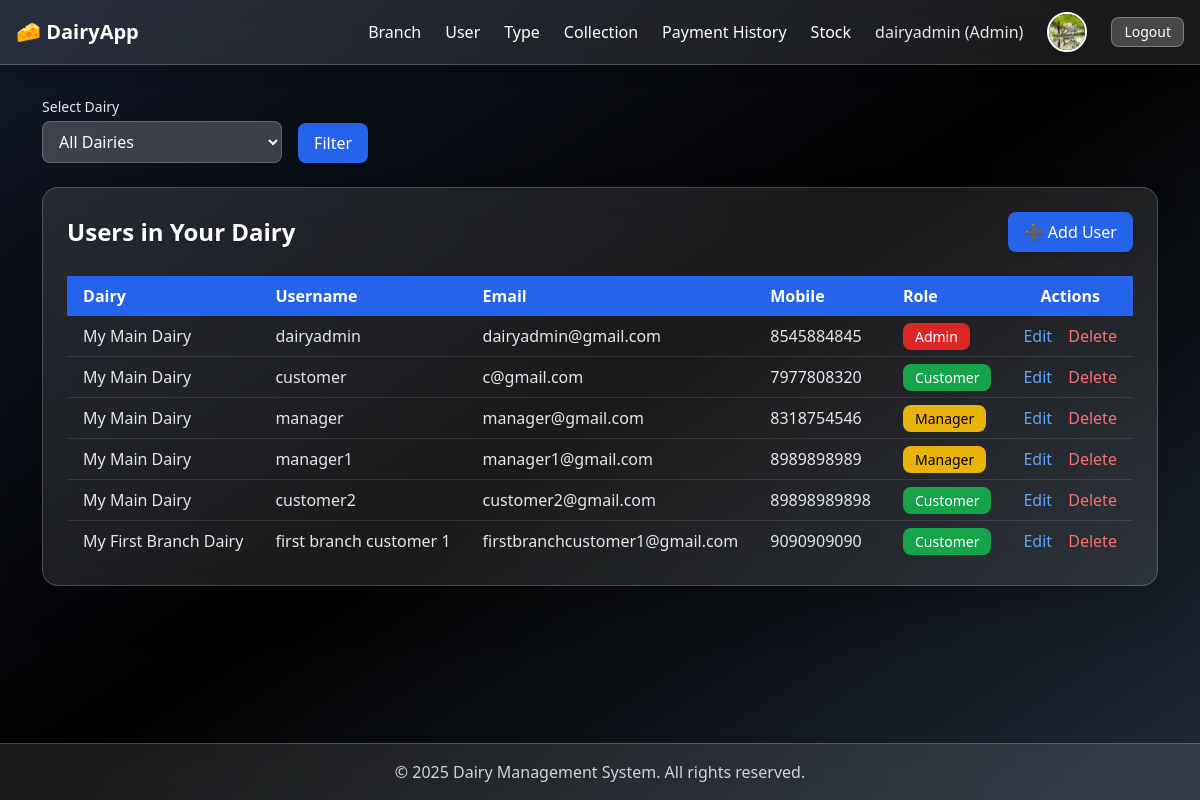
The app's page /user-list/ (signed in) with its own data.
### mainapp/models.py (models this page shows, shortened)
class User(AbstractUser):
    Role = (
        ('SuperAdmin','SuperAdmin'),
        ('Admin','Admin'),
        ('Customer','Customer'),
        ('Manager','Manager'),
    )
    mobile = models.CharField(max_length=12)
    address = models.CharField(max_length=1000,null =True,blank=True)
    role = models.CharField(max_length=12,choices=Role,default='Admin')
    is_active = models.BooleanField(default=True)
    profile_image = models.ImageField(upload_to='profile_images/', null=True, blank=True)
    created_at = models.DateTimeField(auto_now_add=True)

class DairyUserProfile(models.Model):
    user = models.OneToOneField(User, on_delete=models.CASCADE,related_name='dairy_profile')
    dairy = models.ForeignKey(Dairy, on_delete=models.CASCADE,related_name='dairy_profile')

class Dairy(models.Model):
    TYPE = (
        ('Main','Main'),
        ('Branch','Branch'),
    )
    main_dairy = models.ForeignKey(MainDairy, on_delete=models.CASCADE,related_name='main_dairy',null=True,blank=True)
    user = models.OneToOneField(User, on_delete=models.CASCADE,related_name='dairy')  #Admin or Manager
    role = models.CharField(max_length=12,choices=TYPE,default='Main')
    name = models.CharField(max_length=255)
    is_main = models.BooleanField(default=False)
    created_at = models.DateTimeField(auto_now_add=True)

### mainapp/views.py (the view)
# urls.py: path('user-list/', views.user_list_view, name='user_list'),
@login_required
def user_list_view(request):
    if request.user.role not in ['Admin', 'Manager']:
        messages.error(request, "Unauthorized access.")
        return redirect('home')
    dairies = None
    selected_dairy_id = None
    if request.user.role  == 'Manager':
        dairy = request.user.dairy if hasattr(request.user, 'dairy') else request.user.dairy_profile.dairy
        users = User.objects.filter(dairy_profile__dairy=dairy)
    if request.user.role  == 'Admin':
        selected_dairy_id = request.GET.get('dairy_id')
        dairy = request.user.dairy if hasattr(request.user, 'dairy') else request.user.dairy_profile.dairy
        main_dairy = dairy.main_dairy
        dairies = Dairy.objects.filter(main_dairy=main_dairy)
        users = User.objects.filter(dairy_profile__dairy__in=dairies)
        if selected_dairy_id:
            users = User.objects.filter(dairy_profile__dairy__in=selected_dairy_id)
    return render(request, 'mainapp/user_list.html', {'users': users,'dairies': dairies,'selected_dairy_id': selected_dairy_id})

### dairy/mainapp/templates/mainapp/user_list.html (shortened to what this page needs)
{% extends 'base.html' %}
{% block content %}
<form method="get" class="flex flex-wrap gap-4 mb-6">
    {% if user.role == "Admin" %}
        <div>
            <label class="block text-sm font-medium text-gray-200 mb-1">Select Dairy</label>
            <select name="dairy_id"
                class="px-3 py-2 rounded-lg border border-white/20 bg-white/20 text-white w-60
                       focus:ring-2 focus:ring-blue-400 focus:outline-none shadow-sm">
                <option class="text-black" value="">All Dairies</option>
            </select>
        </div>
    {% endif %}
    <div class="flex items-end">
        <button type="submit"
            class="bg-blue-600 text-white px-4 py-2 rounded-lg shadow-md
                   transform transition hover:bg-blue-700 hover:scale-105">
            Filter
        </button>
    </div>
</form>
<div class="w-full bg-white/10 backdrop-blur-xl border border-white/20 rounded-2xl p-6 shadow-2xl">
    <div class="flex justify-between items-center mb-6">
        <h2 class="text-2xl font-extrabold text-white drop-shadow">Users in Your Dairy</h2>
        <a href="{% url 'add_user' %}"
            class="flex items-center gap-2 bg-blue-600 text-white px-4 py-2 rounded-lg shadow-md
                   transform transition hover:bg-blue-700 hover:scale-105">
            ➕ Add User
        </a>
    </div>
    <div class="overflow-x-auto">
        <table class="w-full text-left border-collapse">
            <thead class="bg-blue-600 text-white">
                <tr>
                    <th class="px-4 py-2">Dairy</th>
                    <th class="px-4 py-2">Username</th>
                    <th class="px-4 py-2">Email</th>
                    <th class="px-4 py-2">Mobile</th>
                    <th class="px-4 py-2">Role</th>
                    <th class="px-4 py-2 text-center">Actions</th>
                </tr>
            </thead>
            <tbody class="divide-y divide-white/10 text-gray-200">
                {% for u in users %}
                <tr class="hover:bg-white/10 transition">
                    <td class="px-4 py-2">{{ u.dairy_profile.dairy.name }}</td>
                    <td class="px-4 py-2">{{ u.username }}</td>
                    <td class="px-4 py-2">{{ u.email }}</td>
                    <td class="px-4 py-2">{{ u.mobile }}</td>
                    <td class="px-4 py-2">
                        {% if u.role == "Admin" %}
                            <span class="px-3 py-1 bg-red-600 text-white rounded-lg text-sm">Admin</span>
                        {% elif u.role == "Manager" %}
                            <span class="px-3 py-1 bg-yellow-500 text-black rounded-lg text-sm">Manager</span>
                        {% else %}
                            <span class="px-3 py-1 bg-green-600 text-white rounded-lg text-sm">Customer</span>
                        {% endif %}
                    </td>
                    <td class="px-4 py-2 text-center">
                        <a href="{% url 'edit_user' u.id %}" class="text-blue-400 hover:underline mr-3">Edit</a>
                        <a href="{% url 'delete_user' u.id %}"
                           class="text-red-400 hover:underline"
                           onclick="return confirm('Are you sure you want to delete this user?');">Delete</a>
                    </td>
                </tr>
                {% empty %}
                <tr>
                    <td colspan="6" class="px-4 py-4 text-center text-gray-400">No users found.</td>
                </tr>
                {% endfor %}
            </tbody>
        </table>
    </div>
</div>
{% endblock %}

### templates/base.html (shortened to what this page needs)
<!DOCTYPE html>
<html lang="en">
<head>
    <script src="https://cdn.tailwindcss.com"></script>
</head>
<body class="bg-gradient-to-br from-gray-900 via-black to-gray-800 text-gray-200 flex flex-col min-h-screen">
<nav class="bg-white/10 backdrop-blur-xl border-b border-white/20 shadow-lg">
    <div class="max-w-7xl mx-auto px-4">
        <div class="flex justify-between items-center h-16">
            <a href="{% url 'home' %}" class="text-white text-xl font-semibold flex items-center gap-2">
                🧀 DairyApp
            </a>
            <div class="hidden md:flex items-center gap-6">
                {% if request.user.is_authenticated %}
                    {% if request.user.role in 'AdminManager' %}
                        <a href="{% url 'branch_dairy_list' %}" class="nav-link">Branch</a>
                        <a href="{% url 'user_list' %}" class="nav-link">User</a>
                        <a href="{% url 'milk_type_list' %}" class="nav-link">Type</a>
                        <a href="{% url 'milk_collection_list' %}" class="nav-link">Collection</a>
                        <a href="{% url 'payment_history' %}" class="nav-link">Payment History</a>
                        <a href="{% url 'milk_stock' %}" class="nav-link">Stock</a>
                    {% elif request.user.role in 'Customer' %}
                        <a href="{% url 'milk_collection_list' %}" class="nav-link">Collection</a>
                        <a href="{% url 'payment_history' %}" class="nav-link">Payment History</a>
                    {% elif request.user.role in 'SuperAdmin' %}
                        <a href="{% url 'branch_dairy_list' %}" class="nav-link">Branch</a>
                        <a href="{% url 'subscription_plan_list' %}" class="nav-link">Plan</a>
                    {% endif %}
                    <span class="text-gray-200">{{ request.user.first_name }} ({{ request.user.role }})</span>
                    <a href="{% url 'update_profile' %}" class="inline-block">
                        {% if request.user.profile_image %}
                            <img src="{{ request.user.profile_image.url }}" alt="Profile"
                                class="w-10 h-10 rounded-full border-2 border-white shadow-md hover:opacity-80">
                        {% else %}
                            <div class="w-10 h-10 rounded-full bg-white text-blue-700 flex items-center justify-center font-bold">
                                {{ request.user.username|first|upper }}
                            </div>
                        {% endif %}
                    </a>
                    <a href="{% url 'logout' %}" class="bg-white/20 border border-white/30 text-white px-3 py-1 rounded-lg hover:bg-white/30 text-sm">Logout</a>
                {% else %}
                    <a href="{% url 'subscription_plan_list' %}" class="btn-outline">Plan</a>
                    <a href="{% url 'login' %}" class="btn-outline">Login</a>
                    <a href="{% url 'signup' %}" class="btn-outline">Signup</a>
                {% endif %}
            </div>
        </div>
    </div>
</nav>
<main class="max-w-6xl mx-auto mt-8 px-4 flex-grow">
    {% block content %}{% endblock %}
</main>
<footer class="bg-white/10 backdrop-blur-md border-t border-white/20 text-gray-300 text-center p-4 mt-12">
    &copy; 2025 Dairy Management System. All rights reserved.
</footer>
</body>
</html>

### templates/base.html (style rules this page uses)
.nav-link { color: white; text-decoration: none; }

### records on screen
User: user.first_name "dairyadmin", user.role "Admin", user.profile_image (picture), dairy_profile.dairy.name "My Main Dairy", username "dairyadmin", email "dairyadmin@gmail.com", mobile "8545884845"
User: dairy_profile.dairy.name "My Main Dairy", username "customer", email "c@gmail.com", mobile "7977808320", role "Customer"
User: dairy_profile.dairy.name "My Main Dairy", username "manager", email "manager@gmail.com", mobile "8318754546", role "Manager"
User: dairy_profile.dairy.name "My Main Dairy", username "manager1", email "manager1@gmail.com", mobile "8989898989", role "Manager"
User: dairy_profile.dairy.name "My Main Dairy", username "customer2", email "customer2@gmail.com", mobile "89898989898", role "Customer"
User: dairy_profile.dairy.name "My First Branch Dairy", username "first branch customer 1", email "firstbranchcustomer1@gmail.com", mobile "9090909090", role "Customer"
